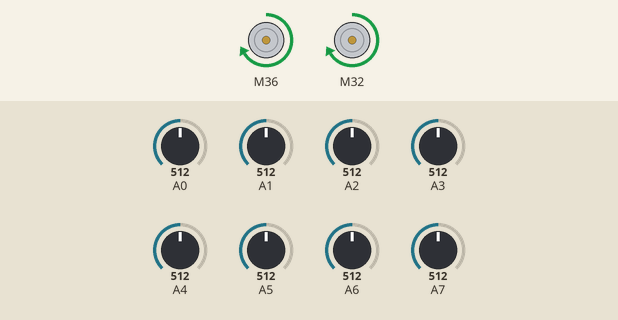
Simulated run of this sketch. Board: Arduino Nano, built with avr-gcc and run on an emulated ATmega328P. On the bench: 2 × DC motor (green arrow = forward, orange = backward, longer = faster). The inputs (shaded band) are chosen by the test bench; at power-on: A0 = 512, A1 = 512, A2 = 512, A6 = 512, A5 = 512, A4 = 512, A3 = 512, A7 = 512.

Above: at 11.7 s.
11.8 s: A0 set to 716
At 12.2 s:
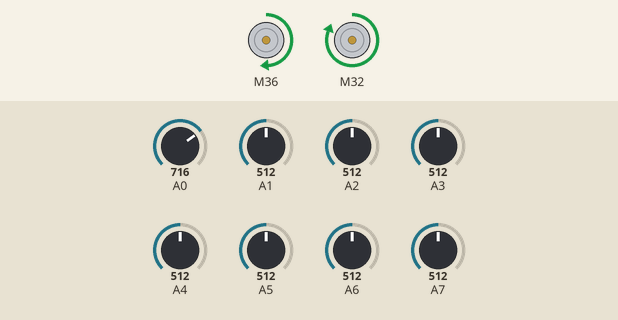
13.3 s: A1 set to 716
At 14.4 s:
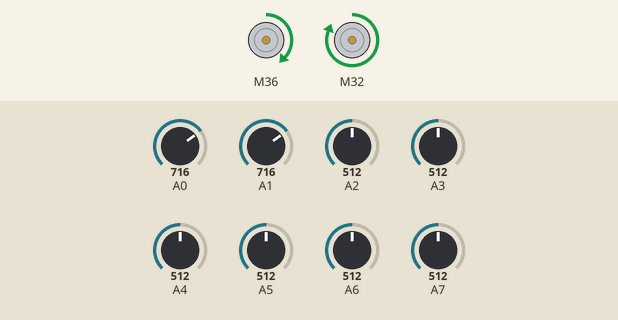
14.8 s: A2 set to 716
At 15.7 s:
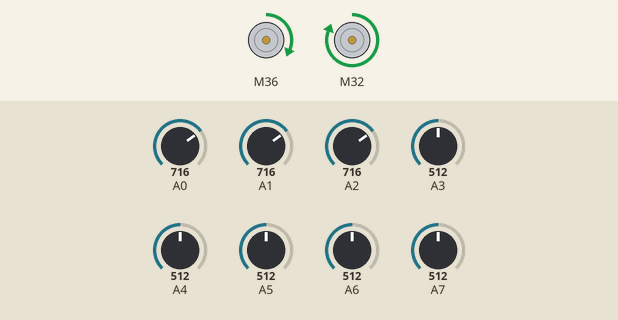
16.3 s: A6 set to 716
At 17.0 s:
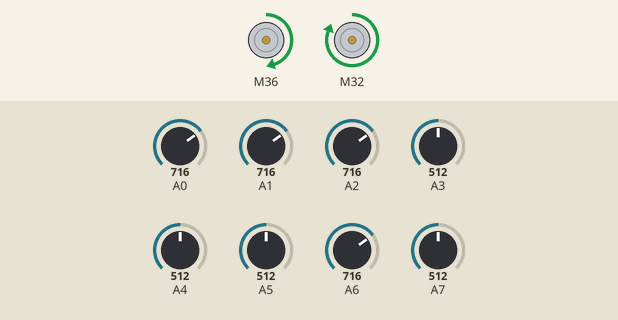
17.8 s: A5 set to 716
At 19.0 s:
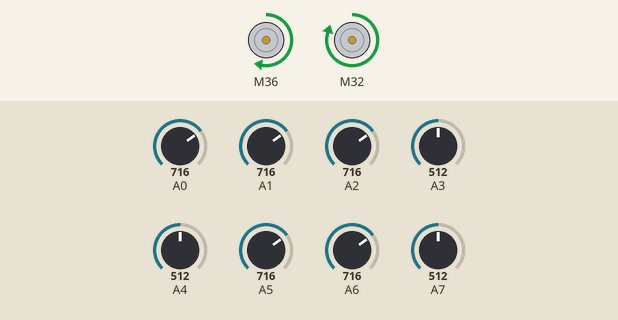
19.3 s: A4 set to 810
At 20.4 s:
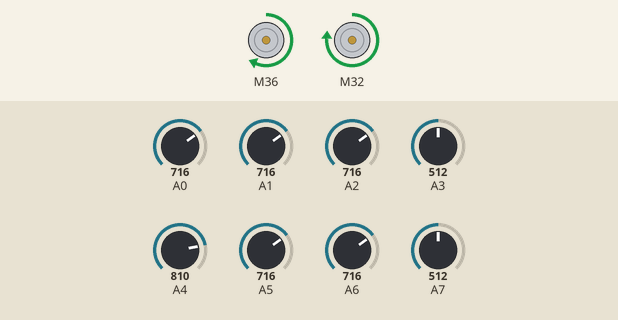
Timing chart, 0 to 21.8 s (numbered marks = the images above; inputs shaded):
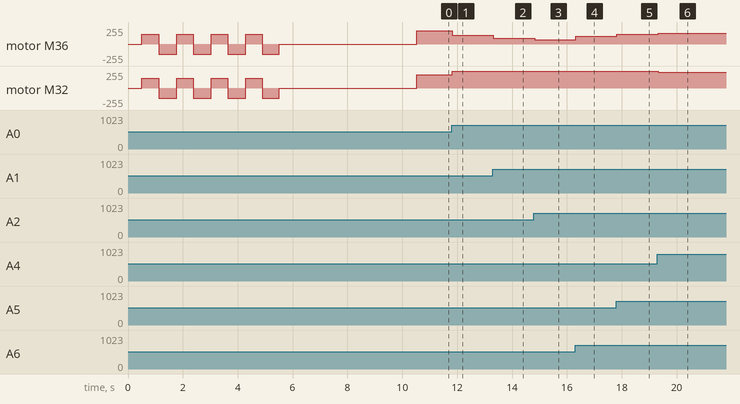

The sketch:

motor_PID.ino
```cpp
#include <SparkFun_TB6612.h>

#define AIN1 36 // 32 //
#define BIN1 32 // 36 //
#define AIN2 30 // 38 //
#define BIN2 38 // 30 //
#define PWMA 9 // 10 //
#define PWMB 10 // 9 //
#define STBY 34

const int offsetA = 1;
const int offsetB = 1;

byte velocidade = 200;

Motor motor1 = Motor(AIN1, AIN2, PWMA, offsetA, STBY);
Motor motor2 = Motor(BIN1, BIN2, PWMB, offsetB, STBY);
//==============================================
#include <QTRSensors.h>

QTRSensors qtr;

const uint8_t SensorCount = 8;
uint16_t sensorValues[SensorCount];

//float  KP = 20, KI = 0.5, KD = 15;
float  KP = 7, KI = 0.5, KD = 6;
int ERRO, erroAnterior = 0, setPoint = 3500;
int velocidadeMotor1 = velocidade;
int velocidadeMotor2 = velocidade;
//==============================================
byte seguirLinha = 1;
void setup(){
  // configure the sensors
  qtr.setTypeAnalog();
  qtr.setSensorPins((const uint8_t[]){A7, A6, A5, A4, A3, A2, A1, A0}, SensorCount);

  delay(500);

  for (uint16_t i = 0; i < 200; i++){

      if (i < 25 || (i > 50 && i < 75)|| (i > 100 && i < 125)|| (i > 150 && i < 175)){
        forward(motor1, motor2, 150);
      }else{
        back(motor1, motor2, -150);
      }
    qtr.calibrate();
  }
  brake(motor1, motor2);
  Serial.begin(9600);
  delay(5000);
}

void loop(){
  while(seguirLinha == 1){
    int ERRO = qtr.readLineBlack(sensorValues) - setPoint;
    ERRO = map(ERRO, -3500, 3500, -velocidade, velocidade);
    int sinalControlador = KP * ERRO + KI* ERRO + KD * (ERRO - erroAnterior);
    erroAnterior = ERRO;

    int novaVelocidadeMotor1 = velocidadeMotor1 - sinalControlador;
    int novaVelocidadeMotor2 = velocidadeMotor2 + sinalControlador;

    if (novaVelocidadeMotor1 < 0)
      novaVelocidadeMotor1 = 0;
    if (novaVelocidadeMotor2 < 0)
      novaVelocidadeMotor2 = 0;

    if (novaVelocidadeMotor1 > 255)
      novaVelocidadeMotor1 = 255;
    if (novaVelocidadeMotor2 > 255)
      novaVelocidadeMotor2 = 255;

    motor1.drive(novaVelocidadeMotor1);
    motor2.drive(novaVelocidadeMotor2);

    qtr.readCalibrated(sensorValues);

    for(int aux = 0;aux <= 5; aux++){
       if (sensorValues[aux]> 800 && sensorValues[aux+1]> 800 &&
       sensorValues[aux+2]> 800 && sensorValues[aux+3]> 800){
          brake(motor1, motor2);
          seguirLinha = 0;
       }
    }
  }
}
```

Measured:
- after the input at 11.8 s, motor M36: forward 200/255 → forward 133/255 at once; motor M32: forward 200/255 → forward 255/255 at once
- after the input at 13.3 s, motor M36: forward 133/255 → forward 88/255 at once
- after the input at 14.8 s, motor M36: forward 88/255 → forward 65/255 at once
- after the input at 16.3 s, motor M36: forward 65/255 → forward 118/255 at once
- after the input at 17.8 s, motor M36: forward 118/255 → forward 148/255 at once; motor M32: forward 255/255 → forward 252/255 at once
- after the input at 19.3 s, motor M36: forward 148/255 → forward 163/255 at once; motor M32: forward 252/255 → forward 237/255 at once
